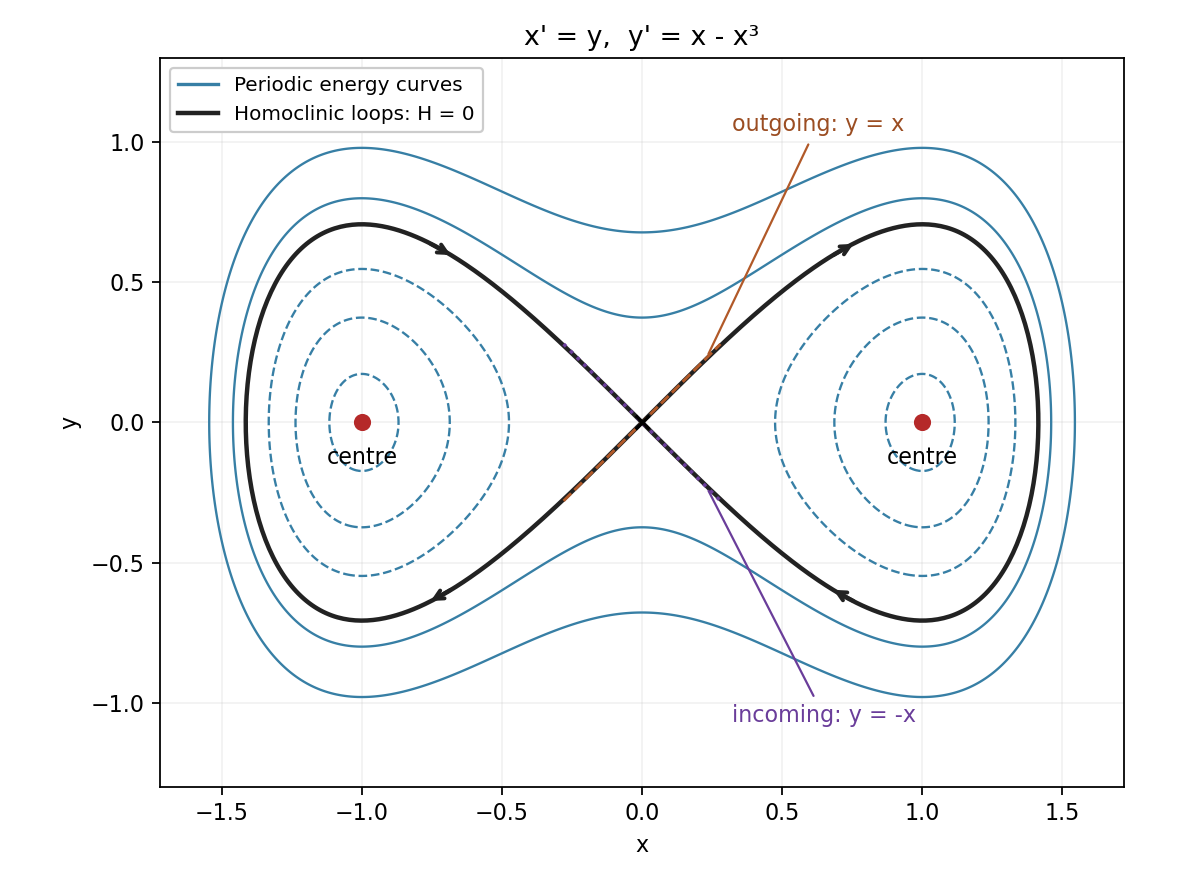

Python code for this plot:
#!/usr/bin/env python3
"""Python 3.14, matplotlib/numpy from root pyproject.toml. Output PNG in CWD."""
from pathlib import Path
import numpy as np
import matplotlib
matplotlib.use('Agg')
import matplotlib.pyplot as plt
from matplotlib.lines import Line2D
fig,ax=plt.subplots(figsize=(7.5,5.5),facecolor='white')
x=np.linspace(-1.72,1.72,650);y=np.linspace(-1.3,1.3,600);X,Y=np.meshgrid(x,y);H=Y**2/2-X**2/2+X**4/4
ax.contour(X,Y,H,levels=[-.235,-.18,-.10,.07,.23],colors=['#377fa5'],linewidths=1.05)
tau=np.linspace(-9,9,1200);xx=np.sqrt(2)/np.cosh(tau);yy=-xx*np.tanh(tau)
for sign in [1,-1]:
 ax.plot(sign*xx,sign*yy,color='#222222',lw=2)
 for tt in [-1.3,1.3]:
  t1,t2=tt-.08,tt+.08
  r=lambda t: (sign*np.sqrt(2)/np.cosh(t),-sign*np.sqrt(2)/np.cosh(t)*np.tanh(t))
  ax.annotate('',r(t2),r(t1),arrowprops=dict(arrowstyle='->',color='#222222',lw=1.8))
t=np.linspace(-.28,.28,100);ax.plot(t,t,'--',color='#b15928',lw=1.3);ax.plot(t,-t,':',color='#6a3d9a',lw=1.6)
ax.scatter([-1,1],[0,0],s=45,color='#b52929',zorder=5);ax.scatter([0],[0],s=38,marker='x',color='black',zorder=5)
ax.text(-1,-.15,'centre',ha='center',fontsize=10);ax.text(1,-.15,'centre',ha='center',fontsize=10)
ax.annotate('outgoing: y = x',(.23,.23),(.32,1.04),arrowprops=dict(arrowstyle='-',color='#b15928'),fontsize=10,color='#9b4d22')
ax.annotate('incoming: y = -x',(.23,-.23),(.32,-1.07),arrowprops=dict(arrowstyle='-',color='#6a3d9a'),fontsize=10,color='#6a3d9a')
ax.set(xlim=(-1.72,1.72),ylim=(-1.3,1.3),xlabel='x',ylabel='y',title="x' = y,  y' = x - x³")
ax.set_aspect('equal');ax.grid(alpha=.16);ax.legend(handles=[Line2D([0],[0],color='#377fa5',label='Periodic energy curves'),Line2D([0],[0],color='#222222',lw=2,label='Homoclinic loops: H = 0')],loc='upper left',fontsize=9,framealpha=1)
fig.tight_layout();fig.savefig(Path.cwd()/'2004-double-well-phase-portrait.png',dpi=160,facecolor='white');plt.close(fig)
